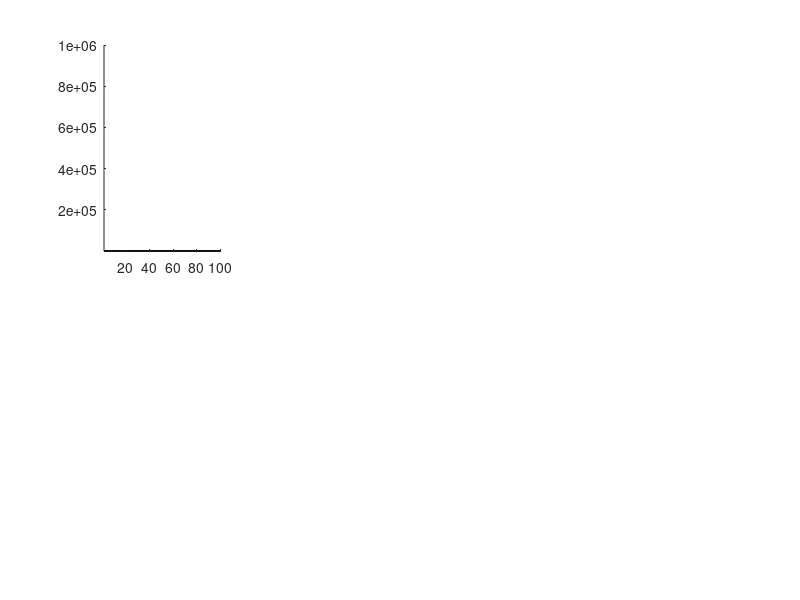

This figure's MATLAB source: (Note: this script raises an error after producing the figure.)
clear all
close all
clc

load balance_fine.mat

dA_vec = ((1+asym_vec)./(1-asym_vec)-1);
dA_vec(end) = 1e6;
dA = ((1+ASYM)./(1-ASYM));
dA(isinf(dA)) = 1e6;

ai = 0:0.1:100;
di = 0:0.001:10;
[Ai,Di] = meshgrid(ai,di);


f = figure('Position',[100 100 1200 600]);



ax = subplot(2,4,1);
[C,h] = contourf(A_mid,dA,100*E_uncomp.*MASK_nobal,[0 1 5 10 20 30 40],'EdgeColor','none');
axis square
grid on
xlim([0 100])
ylim([1 10])
xlabel('\alpha_0')
ylabel('a')
colormap(ax,othercolor('Blues9'))
set(gca, 'YScale', 'log')
set(gca,'XTick',[0:25:100],'XTickLabel',{0 '' '' '' 100},'YTick',[1:1:10],'YTickLabel',{1 '' '' '' '' '' '' '' '' 10})
set(findall(gca,'-property','FontSize'),'FontSize',FontSize)
clabel(C,h,'manual','FontSize',15,'FontWeight','bold')


ax = subplot(2,4,2);
[C,h] = contourf(A_mid,dA,100*E_comp.*MASK_bal,[0 1 5 10 20 30 40],'EdgeColor','none');
axis square
grid on
xlim([0 100])
ylim([0 10])
xlabel('\alpha_0')
ylabel('a')
colormap(ax,othercolor('Blues9'))
set(gca, 'YScale', 'log')
set(gca,'XTick',[0:25:100],'XTickLabel',{0 '' '' '' 100},'YTick',[1:1:10],'YTickLabel',{1 '' '' '' '' '' '' '' '' 10})
set(findall(gca,'-property','FontSize'),'FontSize',FontSize)
clabel(C,h,'manual','FontSize',15,'FontWeight','bold')

set(gcf,'renderer','Painters')
